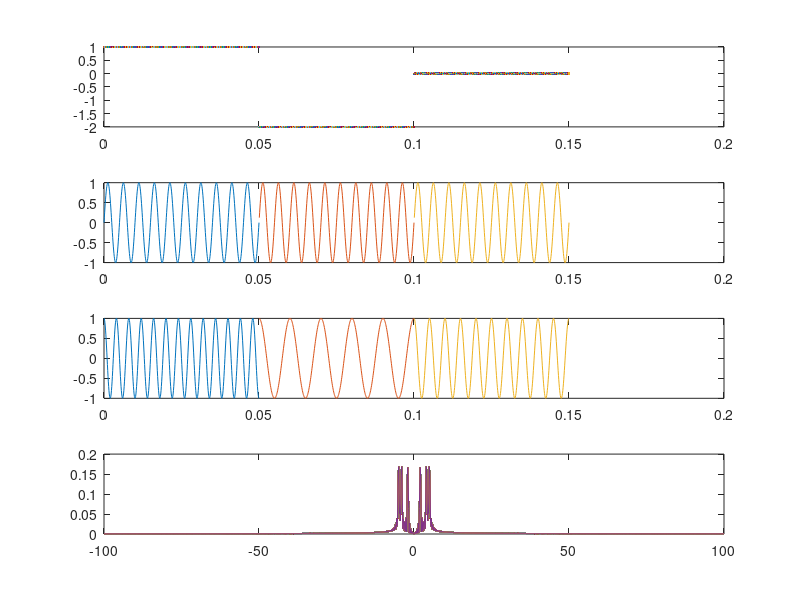

MATLAB code for this plot:
%EXERCICIO 1 DE MODULACAO FREQUENCIA

%limpar imagens, variaveis e janela de comando
clear all
close all
clc

%carregar as bibliotecas
pkg load control
pkg load signal

%Faixas de tempo
t  = [0.0000:0.0001:0.15];
t1 = [0.0000:0.0001:0.05];
t2 = [0.0501:0.0001:0.10];
t3 = [0.1001:0.0001:0.15];

%Sinal da Mensagem
Am_1 = 1;
Am_2 = -2;
Am_3 = 0;
fm = 1/0.15;
%Fm_1 = Am_1*sin(2*pi*fm*t1);
%Fm_2 = Am_2*sin(2*pi*fm*t2);
%Fm_3 = Am_3*sin(2*pi*fm*t3);

Fm_1 = Am_1;
Fm_2 = Am_2;
Fm_3 = Am_3;

Fm = horzcat(Fm_1,Fm_2);
Fm = horzcat(Fm,Fm_3);

%Frequencia instantanea
Kf = 50; %50[Hz/V]

%Sinal da Portadora
Ap = 1;
fp = 200;
Fp_1 = Ap*sin(2*pi*fp*t1);
Fp_2 = Ap*sin(2*pi*fp*t2);
Fp_3 = Ap*sin(2*pi*fp*t3);
Fp = Ap*sin(2*pi*fp*t);

%Equacao Sinal Modulado
%F_Mod_1 = Ap*cos( 2*pi.*Fp_1 + 2*pi*quad(Kf.*Fm_1,0,t1) );
%F_Mod_2 = Ap*cos( 2*pi.*Fp_2 + 2*pi*quad(Kf.*Fm_2,t1,t2) );
%F_Mod_3 = Ap*cos( 2*pi.*Fp_3 + 2*pi*quad(Kf.*Fm_3,t2,t3) );

fi_1 = fp + Kf*Fm_1; %200 + 50*1    = 250
fi_2 = fp + Kf*Fm_2; %200 + 50*(-2) = 100
fi_3 = fp + Kf*Fm_3; %200 + 50*0    = 200

F_Mod_1 = Ap*cos(2*pi*fi_1*t1);
F_Mod_2 = Ap*cos(2*pi*fi_2*t2);
F_Mod_3 = Ap*cos(2*pi*fi_3*t3);


%Dominio da Frequencia
vf = linspace(-fp/2,fp/2,length(t));
%N1 = length(t1);
%N2 = length(t2);
%N3 = length(t3);
%psd_1 = fftshift(fft(F_Mod_1)/N1);
%psd_2 = fftshift(fft(F_Mod_2)/N2);
%psd_3 = fftshift(fft(F_Mod_3)/N3);
%power_1 = abs(psd_1);
%power_2 = abs(psd_2);
%power_3 = abs(psd_3);

N = length(t);
tl = pow2(nextpow2(N));
F_Mod = horzcat(F_Mod_1,F_Mod_2);
F_Mod = horzcat(F_Mod,F_Mod_3);
psd = fftshift(fft2(F_Mod,tl)/N);
power = abs(psd);


% --- PLOTS ---
figure
subplot(4,1,1)
plot(t1,Fm_1)
hold on;
plot(t2,Fm_2)
plot(t3,Fm_3)
hold off;

subplot(4,1,2)
plot(t1,Fp_1)
hold on;
plot(t2,Fp_2)
plot(t3,Fp_3)
hold off;

subplot(4,1,3)
plot(t1,F_Mod_1)
hold on;
plot(t2,F_Mod_2)
plot(t3,F_Mod_3)
hold off;

subplot(4,1,4)
plot(vf,power)
